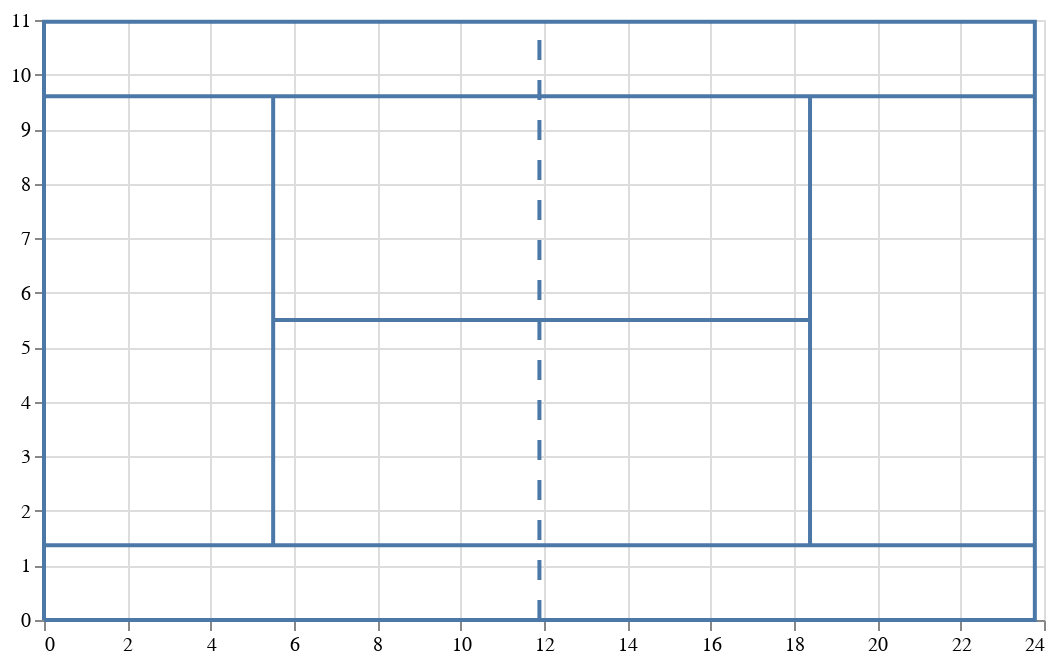

The notebook cell this image was saved under:
### Code cell
court = outline_plot + t_line_plot + lower_line_plot + upper_line_plot + net_line_plot
court

### Figure 1 — Vega-Lite specification as saved in the notebook (floating-point values rounded to 4 significant figures)
{"$schema": "https://vega.github.io/schema/vega-lite/v4.0.2.json", "config": {"view": {"continuousHeight": 300, "continuousWidth": 400}}, "datasets": {"data-4797c0e744b0a9ac817bc1253269f191": [{"order": 1, "x": 23.78, "y": 1.37}, {"order": 2, "x": 0, "y": 1.37}], "data-a3fc29de1d914850e8722e53400f185f": [{"x": 11.89, "y": 0}, {"x": 11.89, "y": 10.97}], "data-b2af84a32190dd8c28170de76900bcda": [{"order": 1, "x": 5.5, "y": 1.37}, {"order": 2, "x": 5.5, "y": 9.6}, {"order": 3, "x": 5.5, "y": 5.5}, {"order": 4, "x": 18.39, "y": 5.5}, {"order": 5, "x": 18.39, "y": 1.37}, {"order": 6, "x": 18.39, "y": 9.6}], "data-c7f556b3023ba28f4541479c1c31284f": [{"order": 1, "x": 23.78, "y": 9.6}, {"order": 2, "x": 0, "y": 9.6}], "data-ce27f3aa794d6d644dd2868ce4628bd6": [{"order": 1, "x": 0, "y": 0}, {"order": 2, "x": 0, "y": 10.97}, {"order": 3, "x": 23.78, "y": 10.97}, {"order": 4, "x": 23.78, "y": 0}, {"order": 5, "x": 0, "y": 0}]}, "layer": [{"data": {"name": "data-ce27f3aa794d6d644dd2868ce4628bd6"}, "encoding": {"order": {"field": "order", "type": "quantitative"}, "x": {"field": "x", "title": null, "type": "quantitative"}, "y": {"field": "y", "title": null, "type": "quantitative"}}, "mark": "line", "width": 500}, {"data": {"name": "data-b2af84a32190dd8c28170de76900bcda"}, "encoding": {"order": {"field": "order", "type": "quantitative"}, "x": {"field": "x", "title": null, "type": "quantitative"}, "y": {"field": "y", "title": null, "type": "quantitative"}}, "mark": "line", "width": 500}, {"data": {"name": "data-4797c0e744b0a9ac817bc1253269f191"}, "encoding": {"order": {"field": "order", "type": "quantitative"}, "x": {"field": "x", "title": null, "type": "quantitative"}, "y": {"field": "y", "title": null, "type": "quantitative"}}, "mark": "line", "width": 500}, {"data": {"name": "data-c7f556b3023ba28f4541479c1c31284f"}, "encoding": {"order": {"field": "order", "type": "quantitative"}, "x": {"field": "x", "title": null, "type": "quantitative"}, "y": {"field": "y", "title": null, "type": "quantitative"}}, "mark": "line", "width": 500}, {"data": {"name": "data-a3fc29de1d914850e8722e53400f185f"}, "encoding": {"x": {"field": "x", "title": null, "type": "quantitative"}, "y": {"field": "y", "title": null, "type": "quantitative"}}, "mark": {"strokeDash": [10, 10], "type": "line"}, "width": 500}]}
